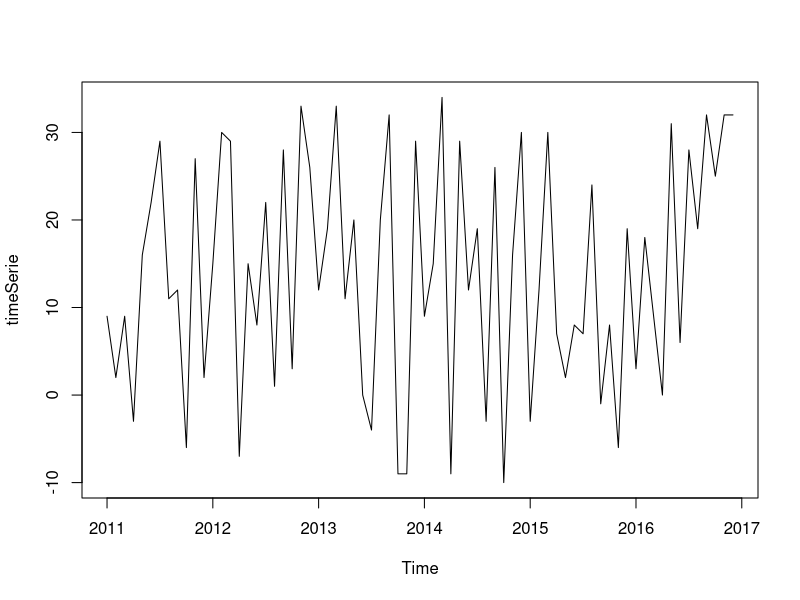
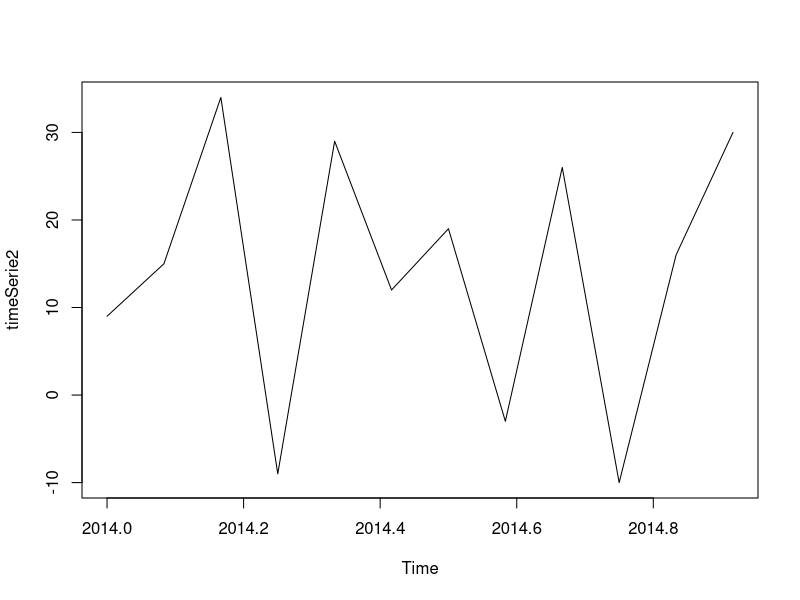

These figures' R source, in order:
lst <- list(nombre = "Pedro" , esposa = "María" , no.hijos = 3 , edad.hijos =c(4,7,9))
lst$nombre
lst[[1]]
lst[[4]][2]


lst2 <- list(nombre = "Felipe" , esposa = "Alicia" , no.hijos = 1 , edad.hijos =c(4))

lst.total <- c(lst,lst2) #Concatenación de las dos listas.Una detrás de la otra.
lst.total2 <- list(lst,lst2)
lst.total[[7]]
lst.total2[[2]][3]
#Las listas se utilizan cuando quieras usar vectores. Los data frames no usan vectores.

#Series de tiempo

vector <- sample(-10:35,72,replace = T)
table(vector)

timeSerie <- ts(vector, start = c(2011,1), end = c(2016,12),frequency = 12)
timeSerie
plot(timeSerie) #Gráfica 

timeSerie2 <- window(timeSerie,start = c(2014,1), end = c(2014,12))
timeSerie2
plot(timeSerie2)
